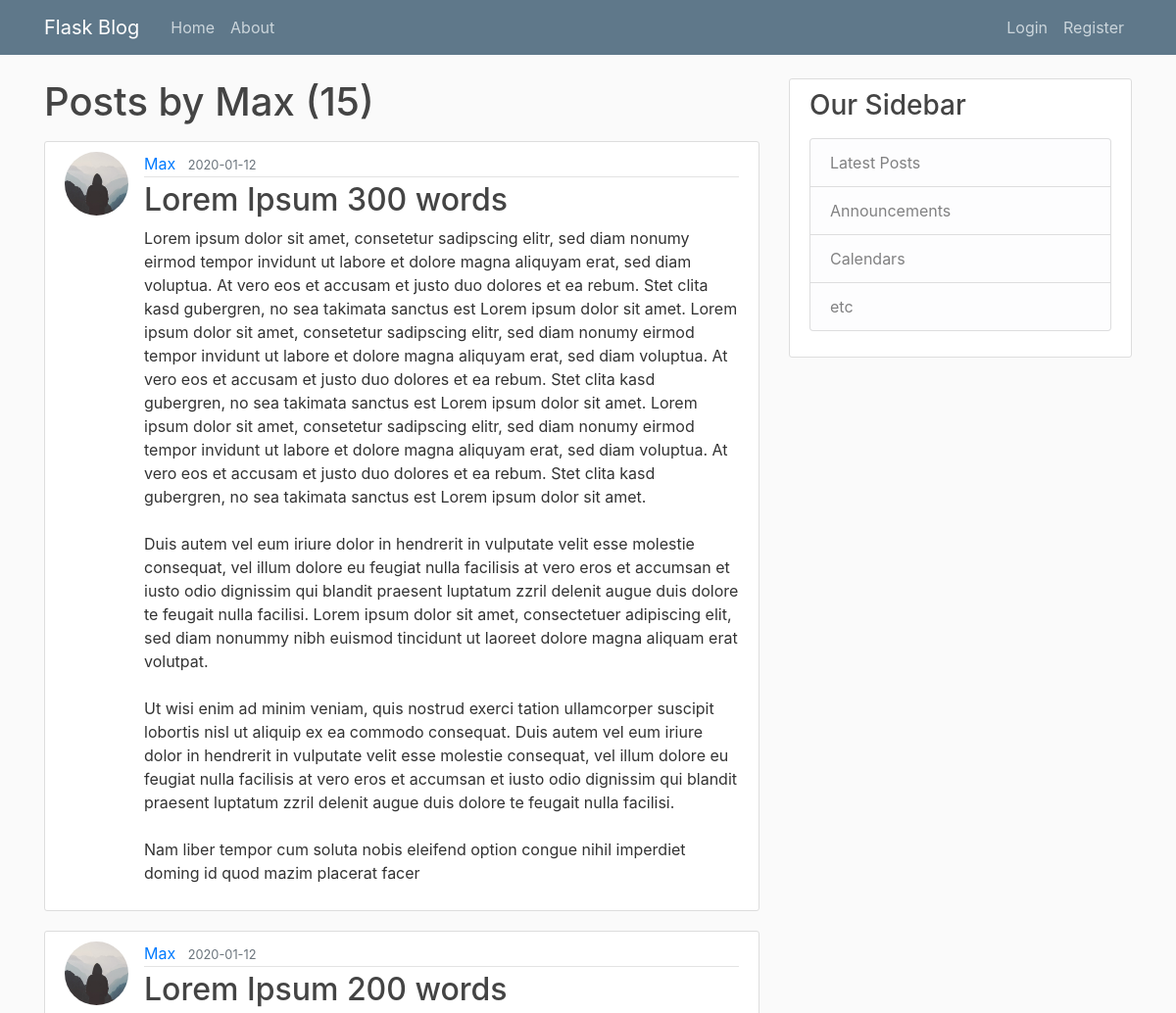
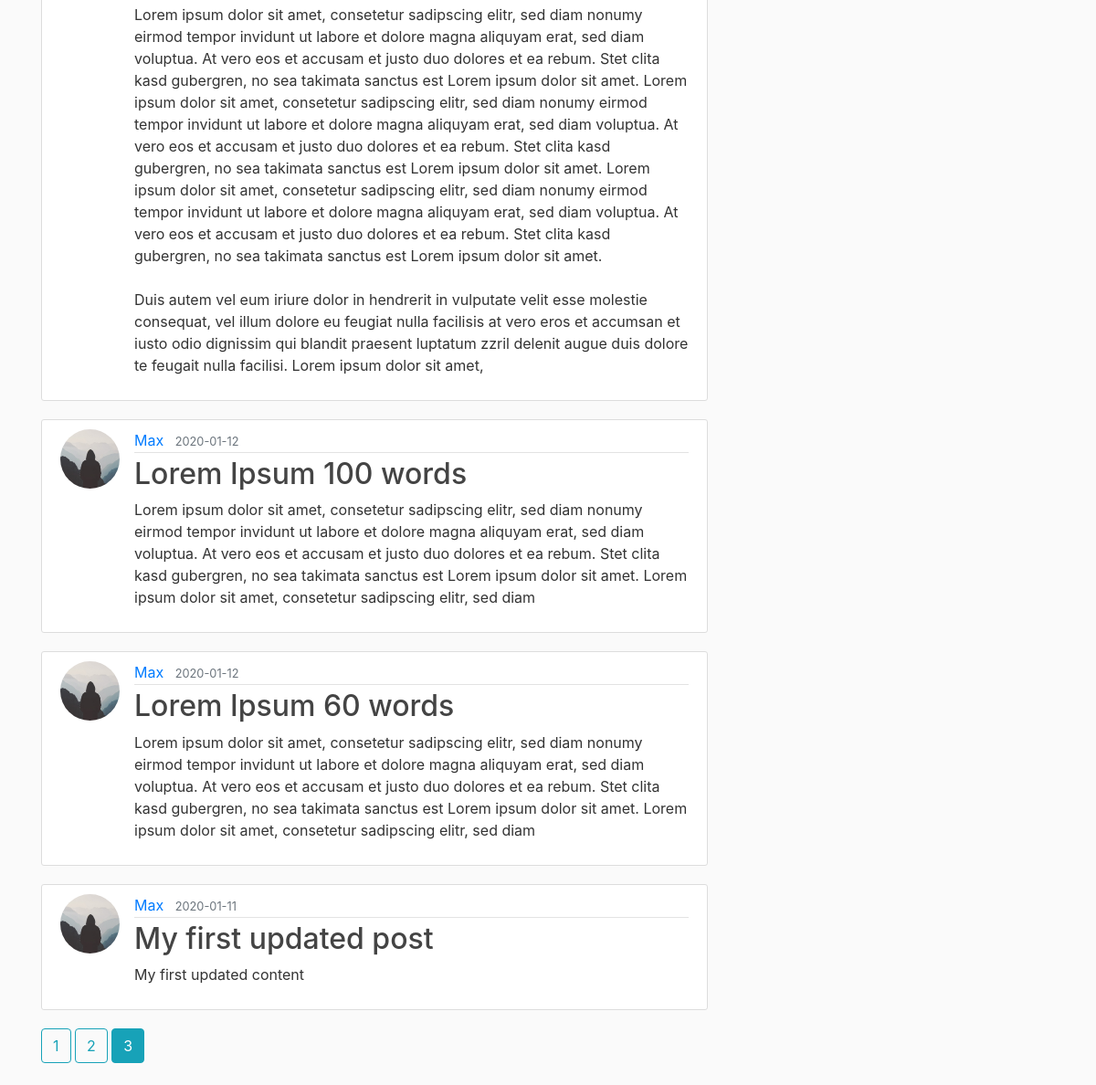
The app's page /user/Max?page=3 with its own data (2 pictures, top to bottom).
### flaskblog/models.py (models this page shows, shortened)
class User(db.Model, UserMixin): # 'db.Model' creates the SQLAlchemy Model; UserMixin is important for flask_login to make the login system work (UserMixin provides funcions like 'is_authenticated' for flask_login)
    id = db.Column(db.Integer, primary_key=True) # 'primary_key' provides a unique id for each column
    username = db.Column(db.String(20), unique=True, nullable=False) # 'unique' makes sure that the username is only one time stored in the database; 'nullable' ensures that the entry is not null
    email = db.Column(db.String(120), unique=True, nullable=False)
    image_file = db.Column(db.String(20), nullable=False, default='default.jpg') # 'default' sets a default entry if nothing was submitted in the form
    password = db.Column(db.String(60), nullable=False)
    posts = db.relationship('Post', backref='author', lazy=True) # relationship with another model (in this case 'Post'; 'Post' need to be spelled like the class); 'backref' creates a kind of column in the related model; 'lazy' ensures that the related data only gets loaded when needed

class Post(db.Model):
    id = db.Column(db.Integer, primary_key=True)
    title = db.Column(db.String(100), nullable=False)
    date_posted = db.Column(db.DateTime, nullable=False, default=datetime.utcnow)
    content = db.Column(db.Text, nullable=False)
    user_id = db.Column(db.Integer, db.ForeignKey('user.id'), nullable=False) # ForeignKey creates a relationship to the user id who has written the post; ForeignKey needs to be written lowercase because it uses the tablename (in the SQLite database) and not the classname of the model

### flaskblog/routes.py (the view)
@app.route('/user/<string:username>')
def user_posts(username):
    page = request.args.get('page', 1, type=int)
    user = User.query.filter_by(username=username).first_or_404()
    posts = Post.query.filter_by(author=user)\
        .order_by(Post.date_posted.desc())\
        .paginate(page=page, per_page=5)
    return render_template('user_posts.html', title='User', posts=posts, user=user)

### flaskblog/templates/user_posts.html
{% extends "layout.html" %}
{% block content %}
    <h1 class="mb-3">Posts by {{ user.username }} ({{ posts.total }})</h1>
    {% for post in posts.items %}
        <article class="media content-section">
        <img class="rounded-circle article-img" src="{{ url_for('static', filename='profile_pics/' + post.author.image_file) }}">
        <div class="media-body">
            <div class="article-metadata">
            <a class="mr-2" href="{{ url_for('user_posts', username=post.author.username) }}">{{ post.author.username }}</a>
            <small class="text-muted">{{ post.date_posted.strftime('%Y-%m-%d') }}</small>
            </div>
            <h2><a class="article-title" href="{{ url_for('post', post_id=post.id) }}">{{ post.title }}</a></h2>
            <p class="article-content">{{ post.content }}</p>
        </div>
        </article>
    {% endfor %}
    {% for page_num in posts.iter_pages(left_edge=1, right_edge=1, left_current=1, right_current=2) %}
    {% if page_num %}
        {% if posts.page == page_num %}
        <a class="btn btn-info mb-4" href="{{ url_for('user_posts', username=user.username, page=page_num) }}">{{ page_num }}</a>
        {% else %}
        <a class="btn btn-outline-info mb-4" href="{{ url_for('user_posts', username=user.username, page=page_num) }}">{{ page_num }}</a>
        {% endif %}
    {% else %}
        ...
    {% endif %}
    {% endfor %}
{% endblock content %}

### flaskblog/static/css/main.css (style rules this page uses)
body { background: #fafafa; color: #333333; margin-top: 5rem; }
h1, h2, h3, h4, h5, h6 { color: #444444; }
.content-section { background: #ffffff; padding: 10px 20px; border: 1px solid #dddddd; border-radius: 3px; margin-bottom: 20px; }
.article-title { color: #444444; }
.article-content { white-space: pre-line; }
.article-img { height: 65px; width: 65px; margin-right: 16px; }
.article-metadata { padding-bottom: 1px; margin-bottom: 4px; border-bottom: 1px solid #e3e3e3 }

### records on screen
User: username "Max"
Post: image_file (placeholder picture), author.username "Max", date_posted "2020-01-12", title "Lorem Ipsum 300 words", content "Lorem ipsum dolor sit amet, consetetur sadipscing elitr, sed diam nonumy eirmod tempor invidunt ut labore et dolore magna aliquyam erat, sed diam voluptua. At vero eos et accusam et justo duo dolores et ea rebum. Stet clita kasd gubergren, no sea takimata sanctus est Lorem ipsum dolor sit amet. Lorem ipsum dolor sit amet, consetetur sadipscing elitr, sed diam nonumy eirmod tempor invidunt ut labore et dolore magna aliquyam erat, sed diam voluptua. At vero eos et accusam et justo duo dolores et ea rebum. Stet clita kasd gubergren, no sea takimata sanctus est Lorem ipsum dolor sit amet. Lorem ipsum dolor sit amet, consetetur sadipscing elitr, sed diam nonumy eirmod tempor invidunt ut labore…"
Post: image_file (placeholder picture), author.username "Max", date_posted "2020-01-12", title "Lorem Ipsum 200 words", content "Lorem ipsum dolor sit amet, consetetur sadipscing elitr, sed diam nonumy eirmod tempor invidunt ut labore et dolore magna aliquyam erat, sed diam voluptua. At vero eos et accusam et justo duo dolores et ea rebum. Stet clita kasd gubergren, no sea takimata sanctus est Lorem ipsum dolor sit amet. Lorem ipsum dolor sit amet, consetetur sadipscing elitr, sed diam nonumy eirmod tempor invidunt ut labore et dolore magna aliquyam erat, sed diam voluptua. At vero eos et accusam et justo duo dolores et ea rebum. Stet clita kasd gubergren, no sea takimata sanctus est Lorem ipsum dolor sit amet. Lorem ipsum dolor sit amet, consetetur sadipscing elitr, sed diam nonumy eirmod tempor invidunt ut labore…"
Post: image_file (placeholder picture), author.username "Max", date_posted "2020-01-12", title "Lorem Ipsum 100 words", content "Lorem ipsum dolor sit amet, consetetur sadipscing elitr, sed diam nonumy eirmod tempor invidunt ut labore et dolore magna aliquyam erat, sed diam voluptua. At vero eos et accusam et justo duo dolores et ea rebum. Stet clita kasd gubergren, no sea takimata sanctus est Lorem ipsum dolor sit amet. Lorem ipsum dolor sit amet, consetetur sadipscing elitr, sed diam"
Post: image_file (placeholder picture), author.username "Max", date_posted "2020-01-12", title "Lorem Ipsum 60 words", content "Lorem ipsum dolor sit amet, consetetur sadipscing elitr, sed diam nonumy eirmod tempor invidunt ut labore et dolore magna aliquyam erat, sed diam voluptua. At vero eos et accusam et justo duo dolores et ea rebum. Stet clita kasd gubergren, no sea takimata sanctus est Lorem ipsum dolor sit amet. Lorem ipsum dolor sit amet, consetetur sadipscing elitr, sed diam"
Post: image_file (placeholder picture), author.username "Max", date_posted "2020-01-11", title "My first updated post", content "My first updated content"

### other values on screen
{{ posts.total }} "15"
{{ page_num }} "1" "2"
{{ page_num }} "3"
